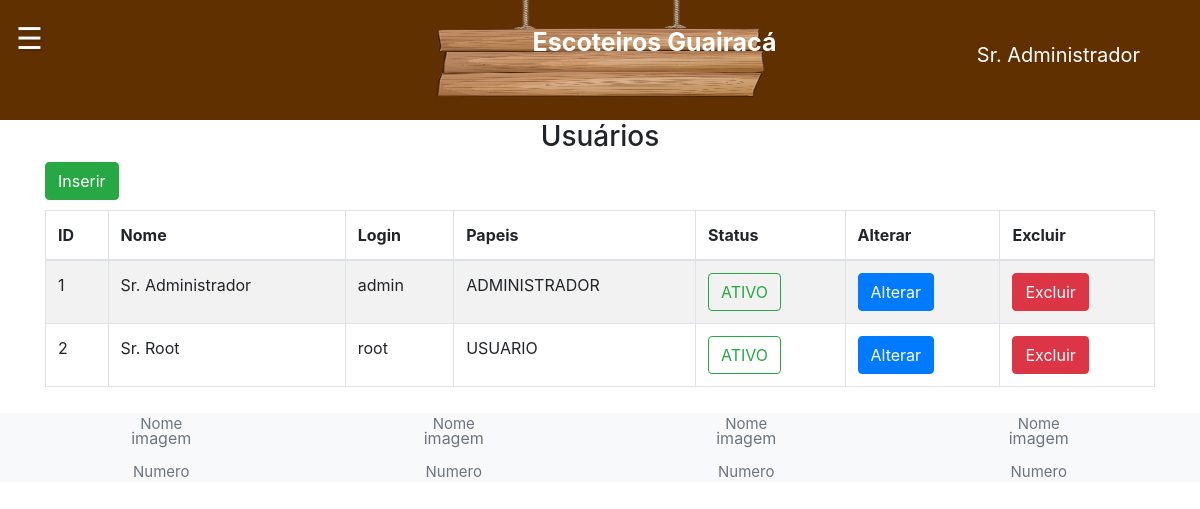
Screenshot of /app/controller/UsuarioController.php?action=list (signed in) with the database file from the repository.
### tables this page shows
CREATE TABLE tb_usuarios ( 
  id_usuario int AUTO_INCREMENT, 
  id_endereco int,
  id_contato int,
  id_alcateia int,
  nome varchar(70) NOT NULL, 
  cpf char(11) NOT NULL,
  login varchar(15) NOT NULL,
  senha varchar(15) NOT NULL,
  papeis varchar(255),
  status_usuario varchar(70) NOT NULL DEFAULT 'ATIVO',
  PRIMARY KEY (id_usuario),
  FOREIGN KEY (id_endereco) REFERENCES tb_enderecos (id_endereco),
  FOREIGN KEY (id_contato) REFERENCES tb_contatos (id_contato),
  FOREIGN KEY (id_alcateia) REFERENCES tb_alcateias (id_alcateia),
  CONSTRAINT uk_usuarios UNIQUE (login)
);

### app/controller/UsuarioController.php (called while the page is built, shortened)
<?php
require_once(__DIR__ . "/../dao/UsuarioDAO.php");
require_once(__DIR__ . "/../service/UsuarioService.php");
require_once(__DIR__ . "/../model/Usuario.php");
class UsuarioController extends Controller {
    private UsuarioDAO $usuarioDao;
    public function __construct() {
        $this->usuarioDao = new UsuarioDAO();
        $this->handleAction();
    }
    protected function list(string $msgErro = "", string $msgSucesso = "") {
        $usuarios = $this->usuarioDao->list();
        $dados["lista"] = $usuarios;
        $this->loadView("usuario/list.php", $dados,$msgErro, $msgSucesso);
    }
}
$usuCont = new UsuarioController();

### app/model/Usuario.php (called while the page is built, shortened)
<?php
class Usuario {
    private $id;
    private $nome;
    private $login;
    private $papeis;
    private $status;
    public function getId()
    {
        return $this->id;
    }
    public function setId($id)
    {
        $this->id = $id;
        return $this;
    }
    public function getLogin()
    {
        return $this->login;
    }
    public function setLogin($login)
    {
        $this->login = $login;
        return $this;
    }
    public function getNome()
    {
        return $this->nome;
    }
    public function setNome($nome)
    {
        $this->nome = $nome;
        return $this;
    }
    public function setPapeis($papeis)
    {
        $this->papeis = $papeis;
        return $this;
    }
    public function getStatus()
    {
        return $this->status;
    }
    public function setStatus($status)
    {
        $this->status = $status;
        return $this;
    }
    public function getPapeisStr(){
            return str_replace(UsuarioPapel::$SEPARADOR,", ", $this->papeis);
    }
}

### app/dao/UsuarioDAO.php (called while the page is built, shortened)
<?php
include_once(__DIR__ . "/../model/Usuario.php");
class UsuarioDAO {
    public function list() {
        $conn = Connection::getConn();
        $sql = "SELECT * FROM tb_usuarios u ORDER BY u.nome";
        $stm = $conn->prepare($sql);
        $stm->execute();
        $result = $stm->fetchAll();
        return $this->mapUsuarios($result);
    }
    private function mapUsuarios($result) {
        $usuarios = array();
        foreach ($result as $reg) {
            $usuario = new Usuario();
            $usuario->setId($reg['id_usuario']);
            $usuario->setNome($reg['nome']);
            $usuario->setCpf($reg['cpf']);
            $usuario->setLogin($reg['login']);
            $usuario->setSenha($reg['senha']);
            $usuario->setPapeis($reg['papeis']);
            $usuario->setStatus($reg['status_usuario']);
            $usuario->setIdEndereco($reg['id_endereco']);
            $usuario->setIdContato($reg['id_contato']);
            array_push($usuarios, $usuario);
        }
        return $usuarios;
    }
}

### app/view/usuario/list.php (the view, shortened to what this page needs)
<?php
require_once(__DIR__ . "/../include/header.php");
require_once(__DIR__ . "/../include/menu.php");
?>
    <h3 class='text-center'>Usuários</h3>
    <div class='container'>
        <div class="row">
            <div class="col-3">
                <a class="btn btn-success" href="<?= BASEURL ?>/controller/UsuarioController.php?action=create">Inserir</a>
            </div>
            <div class="col-9">
            </div>
        </div>
        <div class="row" style="margin-top: 10px;">
            <div class="col-12">
                <table id="tabUsuarios" class="table table-striped table-bordered">
                    <thead>
                        <tr>
                            <th>ID</th>
                            <th>Nome</th>
                            <th>Login</th>
                            <th>Papeis</th>
                            <th>Status</th>
                            <th>Alterar</th>
                            <th>Excluir</th>
                        </tr>
                    </thead>
                    <tbody>
                        <?php foreach($dados["lista"] as $usu): ?>
                            <tr>
                                <td><?php echo $usu->getId(); ?></td>
                                <td><?= $usu->getNome(); ?></td>
                                <td><?= $usu->getLogin(); ?></td>
                                <td><?= $usu->getPapeisStr(); ?></td>
                                <td>
                                    <?php
                                    if ($usu->getStatus() == 'ATIVO') {
                                        echo "<a class='btn btn-outline-success' onclick=\"return confirm('Deseja alterar o status do usuário para INATIVO?')\" href='". BASEURL ."/controller/UsuarioController.php?action=updateToInativo&id=". $usu->getId() ."'>ATIVO</a>";
                                    } else {
                                        echo "<a class='btn btn-outline-danger' onclick=\"return confirm('Deseja alterar o status do usuário para ATIVO?')\" href='". BASEURL ."/controller/UsuarioController.php?action=updateToAtivo&id=". $usu->getId() ."'>INATIVO</a>";
                                    }
                                    ?>
                                </td>
                                <td><a class="btn btn-primary"
                                    href="<?= BASEURL ?>/controller/UsuarioController.php?action=edit&id=<?= $usu->getId() ?>">
                                    Alterar</a>
                                </td>
                                <td><a class="btn btn-danger" onclick="return confirm('Deseja excluir o usuário?')" href="<?= BASEURL ?>/controller/UsuarioController.php?action=delete&id=<?= $usu->getId() ?>">
                                    Excluir</a>
                                </td>
                            </tr>
                        <?php endforeach; ?>
                    </tbody>
                </table>
            </div>
        </div>
    </div>
<?php
require_once(__DIR__ . "/../include/footer.php");
?>

### app/view/home/styles/main.css (style rules this page uses)
body { overflow-x: hidden; }

### rows the page displays
tb_usuarios: id_usuario "1", nome "Sr. Administrador", login "admin", papeis "ADMINISTRADOR"
tb_usuarios: id_usuario "2", nome "Sr. Root", login "root", papeis "USUARIO"

### other values shown
$nome "Sr. Administrador"
